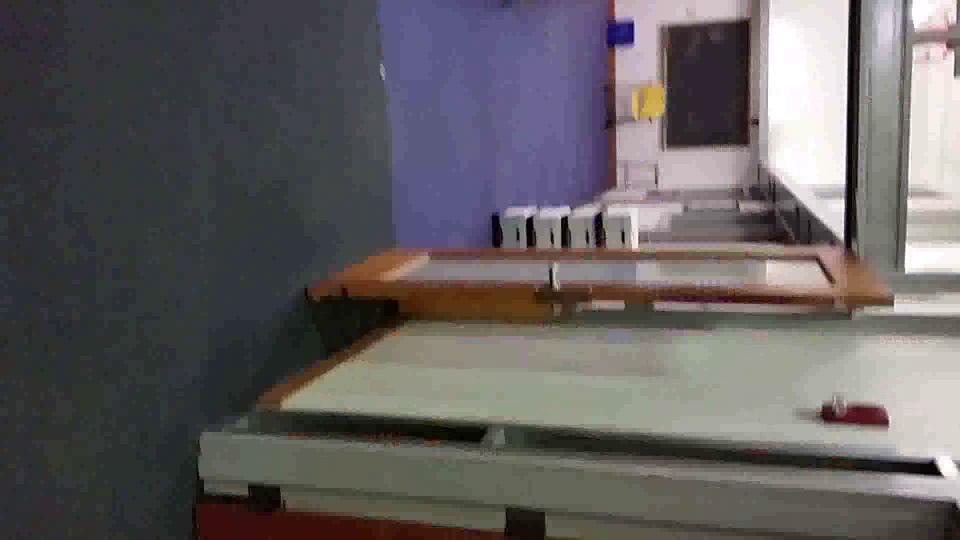
#> input picture frame 15 of trunk/demo/test.mp4, 1920 x 1080 px (shown at 1/2 size)
$ python test_video.py   (Python 2 division)   (older library calls are emulated)
#> lines starting #> are read from the running program, lines starting #| are printed output that depends on the picture
import numpy as np
import cv2
import cv
import time
#import matplotlib.pyplot as plt


frame_nums = [5, 10, 15, 20, 25, 35, 40, 45]

cap = cv2.VideoCapture('static/demo/videos/test.mp4')
corner1 = (1,261)
corner2 = (188, 1000)

frames_count, fps, width, height = cap.get(cv2.cv.CV_CAP_PROP_FRAME_COUNT), cap.get(cv2.cv.CV_CAP_PROP_FPS), cap.get(cv2.cv.CV_CAP_PROP_FRAME_WIDTH), cap.get(cv2.cv.CV_CAP_PROP_FRAME_HEIGHT)

print frames_count, fps, width, height

while(True):
    # Capture frame-by-frame
    ret, frame = cap.read()
#> frame is the input picture: shape (1080, 1920, 3); mean B, G, R 96.1, 95, 99

    # Our operations on the frame come here
    gray = cv2.cvtColor(frame, cv2.COLOR_BGR2GRAY)
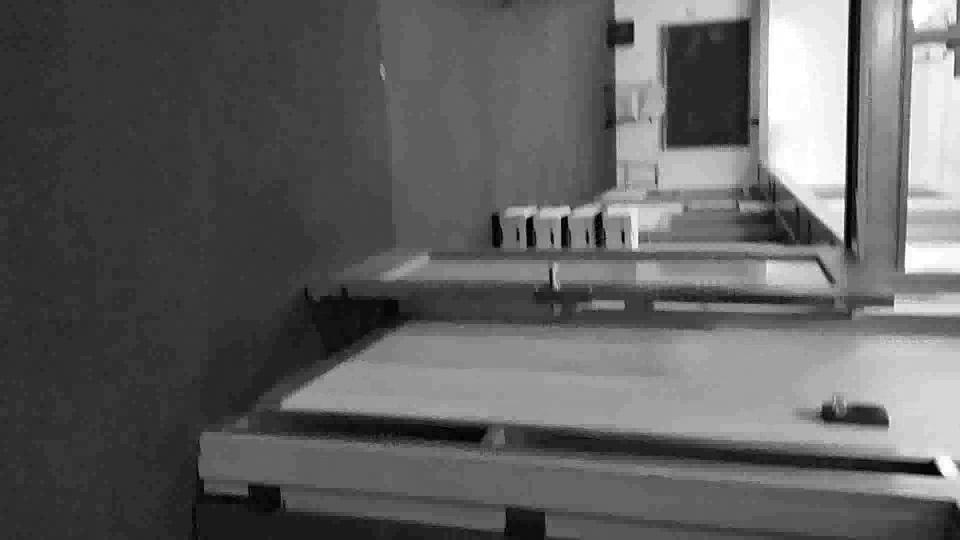
#> gray: shape (1080, 1920) (shown at 1/2 size); min 0, max 255, mean 96.3

    # Display the resulting frame
    cv2.imshow('frame',gray)
    if cv2.waitKey(1) & 0xFF == ord('q'):
#> (key q is pressed here)
        break

# When everything done, release the capture
cap.release()
cv2.destroyAllWindows()

$ run again, starting later in the video
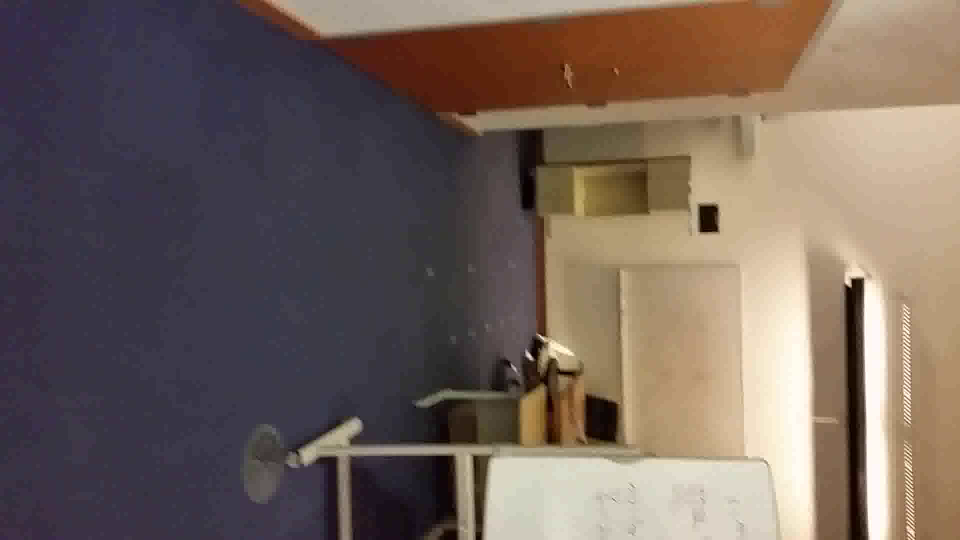
#> input picture frame 68 of trunk/demo/test.mp4, 1920 x 1080 px (shown at 1/2 size)
#> frame is the input picture: shape (1080, 1920, 3); mean B, G, R 91, 98.6, 113.9
#> `gray = cv2.cvtColor(frame, cv2.COLOR_BGR2GRAY)`:
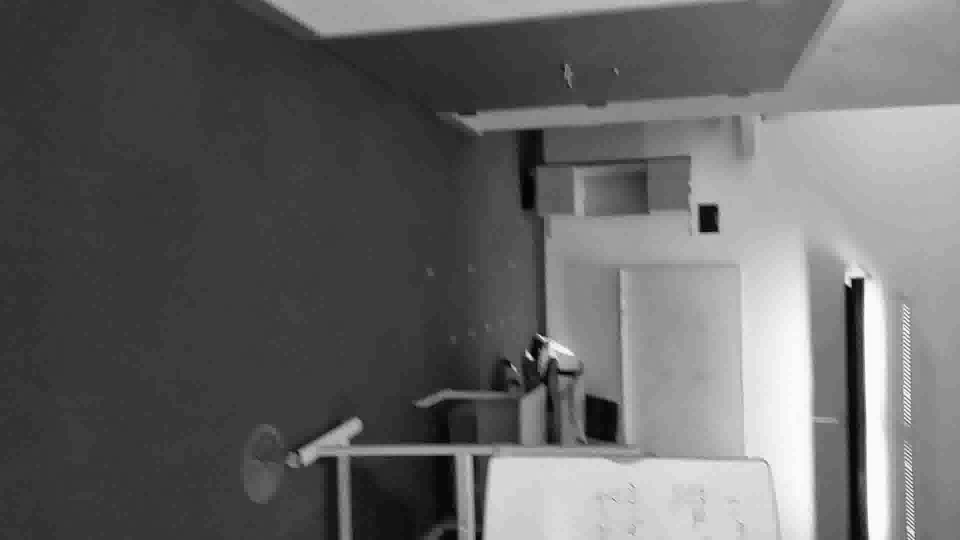
#> gray: shape (1080, 1920) (shown at 1/2 size); min 0, max 255, mean 102.3

$ run again, starting later in the video
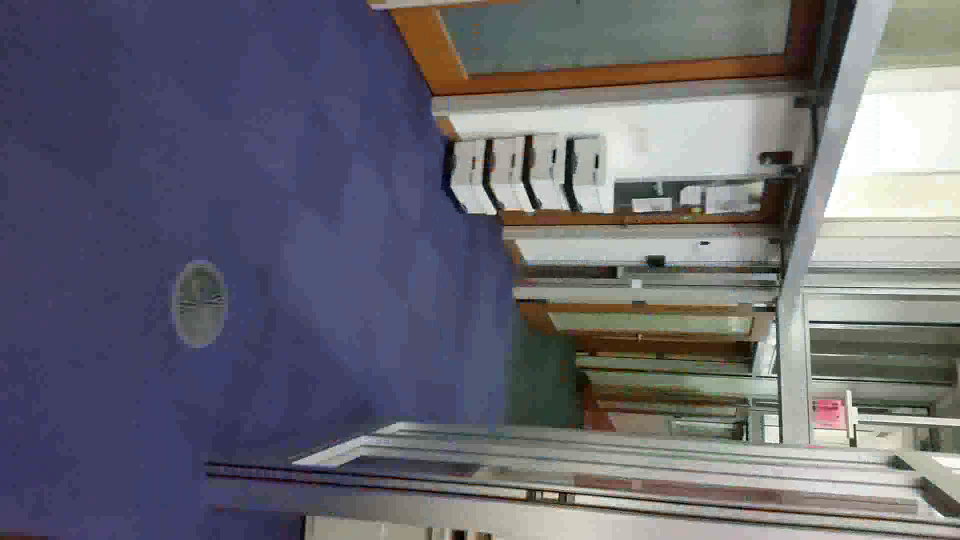
#> input picture frame 122 of trunk/demo/test.mp4, 1920 x 1080 px (shown at 1/2 size)
#> frame is the input picture: shape (1080, 1920, 3); mean B, G, R 114.5, 104.1, 104.5
#> `gray = cv2.cvtColor(frame, cv2.COLOR_BGR2GRAY)`:
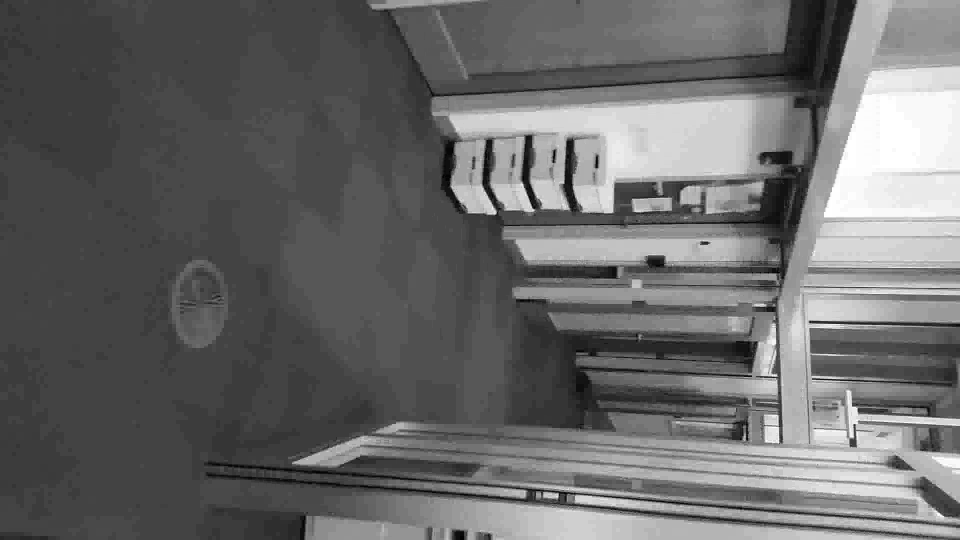
#> gray: shape (1080, 1920) (shown at 1/2 size); min 0, max 255, mean 105.3
